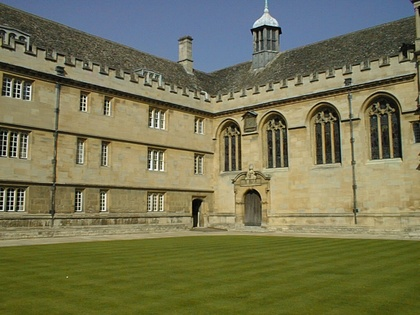
%> input picture hw2/images/1_001.jpg, 420 x 315 px, shrunk from 1024 x 768 before the run
$ octave --eval "result = findVPs(imread('images/1_001.jpg'));"   (GNU Octave 9; MATLAB toolbox functions it lacks are replaced by stand-ins)
%> lines starting %> are read from the running program, lines starting %| are printed output that depends on the picture; in (x1, y1, x2, y2) boxes, pixels count from 0 and x2, y2 are one past the last pixel; in counts of white or black regions, pixels touching at a corner belong together; the program's own positions count from 1
### hw2/APPgetLargeConnectedEdges.m
function lines = APPgetLargeConnectedEdges(grayIm, minLen)
% lines = APPgetLargeConnectedEdges(grayIm, minLen)
%
% Uses the method of Video Compass [Kosecka, et al 2002] to get long,
% straight edges.
%
% Input:
%   grayIm: grayscale image to be analyzed
%   minLen: minimum length in pixels for edge (suggested 0.025*diagonal)
% Output:
%   lines: parameters for long, straight lines
%          (nlines, [x1 x2 y1 y2 theta r])
%
% To display result:
%   figure(1), hold off, imshow(grayIm)
%   figure(1), hold on, plot(lines(:, [1 2])', lines(:, [3 4])')
%
% Copyright(C) Derek Hoiem, Carnegie Mellon University, 2007

[dX, dY] = gradient(conv2(double(grayIm), fspecial('gaussian', 7, 1.5), 'same'));

im_canny = edge(grayIm, 'canny');
% remove border edges
im_canny([1 2 end-1 end], :) = 0;
im_canny(:, [1 2 end-1 end]) = 0;
height = size(im_canny, 1);

ind = find(im_canny > 0);

num_dir = 8;

dX_ind = dX(ind);
dY_ind = dY(ind);
a_ind = atan(dY_ind ./ (dX_ind+1E-10));

% a_ind ranges from 1 to num_dir with bin centered around pi/2
a_ind = ceil(mod(a_ind/pi*num_dir-0.5, num_dir));
%[g, gn] = grp2idx(a_ind);

% get the indices of edges in each direction
for i = 1:num_dir
    direction(i).ind = ind(find(a_ind==i));
end


% remove edges that are too small and give all edges that have the same
% direction a unique id
% edges(height, width, [angle id])
lines = zeros(2000, 6);

used = zeros(size(im_canny));

line_count = 0;
for k = 1:num_dir

    num_ind = 0;
    for m = (k-1):k+1
        num_ind = num_ind + sum(~used(direction(mod(m-1, num_dir)+1).ind));
    end

    ind = zeros(num_ind, 1);
    dir_im = zeros(size(im_canny));

    count = 0;
    for m = (k-1):k+1
        m2 = mod(m-1, num_dir)+1;
        tind = direction(m2).ind(~used(direction(m2).ind));
        tmpcount = length(tind);
        ind(count+1:count+tmpcount) = tind;
        count = count + tmpcount;
    end
    dir_im(ind) = 1;

    [tmpL, num_edges] = bwlabel(dir_im, 8);

    % get the number of pixels in each edge
    edge_size = zeros(num_edges, 1);
    edges = repmat(struct('ind', zeros(200, 1)), num_edges, 1);
    for i = 1:length(ind)
        id = tmpL(ind(i));
        edge_size(id) = edge_size(id) + 1;
        edges(id).ind(edge_size(id)) = ind(i);
    end
    for i = 1:num_edges
        edges(i).ind = edges(i).ind(1:edge_size(i));
    end

    % get the endpoints of the long edges and an image of the long edges
    for id = 1:num_edges
        if edge_size(id) > minLen

            x = mod(edges(id).ind-1, height)+1;
            y = floor((edges(id).ind-1) / height)+1;

            mean_x = mean(x);
            mean_y = mean(y);
            zmx = (x-mean_x);
            zmy = (y-mean_y);
            D = [sum(zmx.^2) sum(zmx.*zmy); sum(zmx.*zmy) sum(zmy.^2)];
            [v, lambda] = eig(D);
            theta = atan2(v(2, 2) , v(1, 2));
            if lambda(1,1)>0
                conf = lambda(2,2)/lambda(1,1);
            else
                conf = 100000;
            end

            if conf >= 400
                line_count = line_count+1;

                used(edges(id).ind) = 1;

                %disp(num2str([lambda(1,1) lambda(2,2)]))
                r = sqrt((max(x)-min(x))^2 + (max(y)-min(y))^2);
                x1 = mean_x - cos(theta)*r/2;
                x2 = mean_x + cos(theta)*r/2;
                y1 = mean_y - sin(theta)*r/2;
                y2 = mean_y + sin(theta)*r/2;

                theta = theta - pi / 2;
                r = mean_x*cos(theta)+mean_y*sin(theta);

                lines(line_count, 1:6) = [x1 x2 y1 y2 theta r];

            end
        end
    end

end


lines = lines(1:line_count, :);

### hw2/findVPs.m
function [ vps ] = findVPs( im )
% findVPs: finds 3 vanishing points assuming 3 orthogonal directions

% based on the work of:
% Bo Li, Kun Peng, Xianghua Ying, Hongbin Zha.
% Simultaneous Vanishing Point Detection and Camera Calibration from Single Images. ISVC 2010

f = rgb2gray(im);
line = APPgetLargeConnectedEdges(f, 40);

point = zeros((size(line,1) - 1)*size(line,1)/2,2);
count = 0;
for i = 1:size(line,1)
    for j = i + 1:size(line,1)
        theta1 = line(i,5);
        theta2 = line(j,5);
        rho1 = line(i,6);
        rho2 = line(j,6);
        x = (rho1 * cos(theta2) - rho2 * cos(theta1)) / ...
            sin(theta1 - theta2);
        y = (rho1 * sin(theta2) - rho2 * sin(theta1)) / ...
            sin(theta2 - theta1);
        count = count + 1;
        point(count,1) = x;
        point(count,2) = y;
    end
end
point = point(1:count,:);
point(:,1) = point(:,1) - size(f,2) / 2;
point(:,2) = point(:,2) - size(f,1) / 2;

radius = sqrt(point(:,1).*point(:,1) + point(:,2).*point(:,2));
point = point(find(radius > norm(size(f))/2),:);
theta = atan2(point(:,2),point(:,1));
T = -pi:0.01:pi;

theta_bin = histc(theta,T);
%figure,bar(theta_bin)
tb = theta_bin;

nhood =  60;
dec = 1;
[~, ix1] = max(theta_bin);
theta_bin(max(ix1-nhood,1):min(ix1+nhood,length(T))) = 0;
if ix1 + nhood > length(T)
    theta_bin(1:mod(ix1 + nhood,length(T))) = 0;
elseif ix1 - nhood < 1
    theta_bin(mod(ix1 - nhood - 1,length(T)):length(T)) = 0;
end

temp = ix1;
ix1 = mod(ix1 + round(length(T)/2),length(T));
theta_bin(max(ix1-nhood,1):min(ix1+nhood,length(T))) = dec*theta_bin(max(ix1-nhood,1):min(ix1+nhood,length(T)));
if ix1 + nhood > length(T)
    theta_bin(1:mod(ix1 + nhood,length(T))) = dec*theta_bin(1:mod(ix1 + nhood,length(T)));
elseif ix1 - nhood < 1
    theta_bin(mod(ix1 - nhood - 1,length(T)):length(T)) = dec*theta_bin(mod(ix1 - nhood - 1,length(T)):length(T));
end
ix1 = temp;


[~, ix2] = max(theta_bin);
theta_bin(max(ix2-nhood,1):min(ix2+nhood,length(T))) = 0;
if ix2 + nhood > length(T)
    theta_bin(1:mod(ix2 + nhood,length(T))) = 0;
elseif ix2 - nhood < 1
    theta_bin(mod(ix2 - nhood - 1,length(T)):length(T)) = 0;
end

temp = ix2;
ix2 = mod(ix2 + round(length(T)/2),length(T));
theta_bin(max(ix2-nhood,1):min(ix2+nhood,length(T))) = dec*theta_bin(max(ix2-nhood,1):min(ix2+nhood,length(T)));
if ix2 + nhood > length(T)
    theta_bin(1:mod(ix2 + nhood,length(T))) = dec*theta_bin(1:mod(ix2 + nhood,length(T)));
elseif ix2 - nhood < 1
    theta_bin(mod(ix2 - nhood - 1,length(T)):length(T)) = dec*theta_bin(mod(ix2 - nhood - 1,length(T)):length(T));
end
ix2 = temp;


[~, ix3] = max(theta_bin);
theta_bin(max(ix3-nhood,1):min(ix3+nhood,length(T))) = 0;
if ix3 + nhood > length(T)
    theta_bin(1:mod(ix3 + nhood,length(T))) = 0;
elseif ix3 - nhood < 1
    theta_bin(mod(ix3 - nhood - 1,length(T)):length(T)) = 0;
end

temp = ix3;
ix3 = mod(ix3 + round(length(T)/2),length(T));
theta_bin(max(ix3-nhood,1):min(ix3+nhood,length(T))) = dec*theta_bin(max(ix3-nhood,1):min(ix3+nhood,length(T)));
if ix3 + nhood > length(T)
    theta_bin(1:mod(ix3 + nhood,length(T))) = dec*theta_bin(1:mod(ix3 + nhood,length(T)));
elseif ix3 - nhood < 1
    theta_bin(mod(ix3 - nhood - 1,length(T)):length(T)) = dec*theta_bin(mod(ix3 - nhood - 1,length(T)):length(T));
end
ix3 = temp;


% plot(ix1,1,'s');plot(ix2,1,'s');plot(ix3,1,'s');
c1 = cos(T(ix1));
c2 = cos(T(ix2));
c3 = cos(T(ix3));
s1 = sin(T(ix1));
s2 = sin(T(ix2));
s3 = sin(T(ix3));


n1 = [c1;s1];
n2 = [c2;s2];
n3 = [c3;s3];
proj = repmat(point*n1,1,2).*repmat(n1',size(point,1),1);
temp = point - proj;
dist = sqrt(temp(:,1).*temp(:,1) + temp(:,2).*temp(:,2));
len = sqrt(point(:,1).*point(:,1) + point(:,2).*point(:,2));
ratio = dist./ len;
threshold = 0.26;
proj = proj(find(ratio < threshold),:);
proj = proj(find(proj(:,1)*n1(1) > 0),:);
proj1 = proj;

proj = repmat(point*n2,1,2).*repmat(n2',size(point,1),1);
temp = point - proj;
dist = sqrt(temp(:,1).*temp(:,1) + temp(:,2).*temp(:,2));
len = sqrt(point(:,1).*point(:,1) + point(:,2).*point(:,2));
ratio = dist./ len;
threshold = 0.26;
proj = proj(find(ratio < threshold),:);
proj = proj(find(proj(:,1)*n2(1) > 0),:);
temp = proj*n2;
proj2 = proj;

proj = repmat(point*n3,1,2).*repmat(n3',size(point,1),1);
temp = point - proj;
dist = sqrt(temp(:,1).*temp(:,1) + temp(:,2).*temp(:,2));
len = sqrt(point(:,1).*point(:,1) + point(:,2).*point(:,2));
ratio = dist./ len;
threshold = 0.26;
proj = proj(find(ratio < threshold),:);
proj = proj(find(proj(:,1)*n3(1) > 0),:);
temp = proj*n3;
proj3 = proj;

dist1 = sqrt(proj1(:,1).*proj1(:,1) + proj1(:,2).*proj1(:,2));
dist2 = sqrt(proj2(:,1).*proj2(:,1) + proj2(:,2).*proj2(:,2));
dist3 = sqrt(proj3(:,1).*proj3(:,1) + proj3(:,2).*proj3(:,2));

d1 = sqrt(abs((-c2*c3-s2*s3)/(-c1*c2-s1*s2)/(-c1*c3-s1*s3)));
d2 = sqrt(abs((-c1*c3-s1*s3)/(-c2*c1-s2*s1)/(-c2*c3-s2*s3)));
d3 = sqrt(abs((-c1*c2-s1*s2)/(-c1*c3-s1*s3)/(-c2*c3-s2*s3)));

foc1 = dist1 ./ d1;
foc2 = dist2 ./ d2;
foc3 = dist3 ./ d3;
F = 0.7*norm(size(f)):1:4*norm(size(f));
foc_bin1 = histc(foc1,F);
foc_bin2 = histc(foc2,F);
foc_bin3 = histc(foc3,F);
w1 = 1;w2 = 1;w3 = 1;
foc_bin = w1.*foc_bin1 + w2.*foc_bin2 + w3.*foc_bin3;
fb1 = foc_bin;
foc_bin = imfilter(foc_bin,ones(30,1)/30);
[~,foc_ix] = max(foc_bin);
foc = F(foc_ix);

vanishing = [foc*d1*n1'; foc*d2*n2'; foc*d3*n3'];


v1 = [(vanishing(1,1)+size(f,2)/2), (vanishing(1,2)+size(f,1)/2), 1];
v2 = [(vanishing(2,1)+size(f,2)/2), (vanishing(2,2)+size(f,1)/2), 1];
v3 = [(vanishing(3,1)+size(f,2)/2), (vanishing(3,2)+size(f,1)/2), 1];
vps = [v1; v2; v3];

end
%> in findVPs, `f = rgb2gray(im);`:
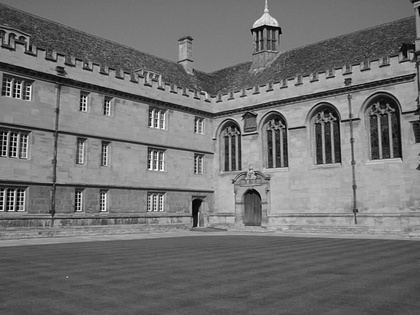
%> f: size 315x420 uint8; min 0, max 254, mean 113.1
%> in APPgetLargeConnectedEdges, `[dX, dY] = gradient(conv2(double(grayIm), fspecial('gaussian', 7, 1.5)..`:
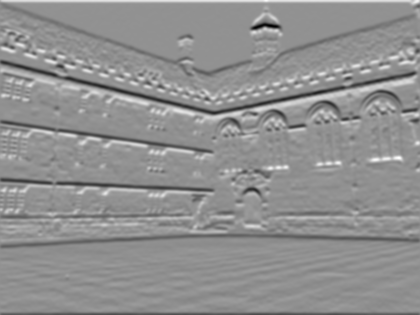
%> dY: size 315x420 double; min -43.76, max 33.26, mean 0; drawn with min black and max white
%> in APPgetLargeConnectedEdges, `im_canny(:, [1 2 end-1 end]) = 0;`:
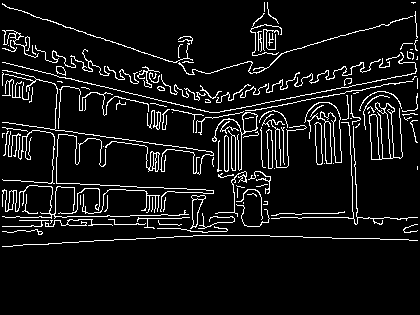
%> im_canny: size 315x420 logical; 7.9% white in thin lines or dots, all inside (x1, y1, x2, y2) = (2, 2, 418, 247)
%> in APPgetLargeConnectedEdges, `ind = find(im_canny > 0);`: ind = 10435 values from 634 to 131596
%> after the loop in APPgetLargeConnectedEdges, `for i = 1:num_dir`: direction = 8 items
%> the loop in APPgetLargeConnectedEdges, `for k = 1:num_dir` made 8 passes
%> num_edges on passes 1 to 8: 481, 591, 451, 404, 456, 512, 495, 384
%> pass 1, in APPgetLargeConnectedEdges, `[tmpL, num_edges] = bwlabel(dir_im, 8);`:
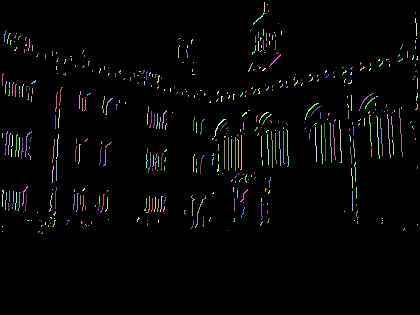
%> tmpL: size 315x420 double; 482 distinct labels, from 0 to 481; one colour per label, 0 black
%> pass 3, in APPgetLargeConnectedEdges, `[tmpL, num_edges] = bwlabel(dir_im, 8);`:
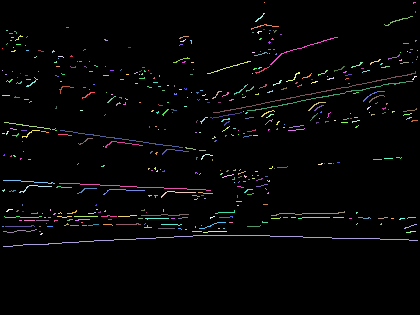
%> tmpL: size 315x420 double; 452 distinct labels, from 0 to 451; one colour per label, 0 black
%> after the loop in APPgetLargeConnectedEdges, `for k = 1:num_dir`:
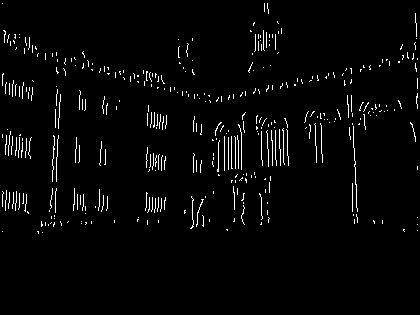
%> dir_im: size 315x420 double; values 0 (black) and 1 (white), 2.8% white in thin lines or dots, all inside (x1, y1, x2, y2) = (2, 3, 418, 234)
%> after the loop in APPgetLargeConnectedEdges, `for k = 1:num_dir`:
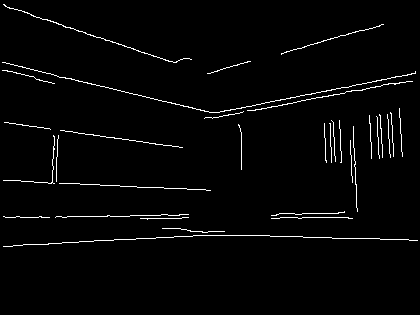
%> used: size 315x420 double; values 0 (black) and 1 (white), 2.3% white in thin lines or dots, all inside (x1, y1, x2, y2) = (2, 4, 418, 247)
%> after the loop in APPgetLargeConnectedEdges, `for k = 1:num_dir`: D = [53256.6 2586.5; 2586.5 135.1]; conf = 5648.5; edge_size = 384 values, max 88 at index 336, min 1 at index 1, mean 9.49; edges = 384 items; ind = 3646 values, max 131586 at index 745, min 634 at index 1, mean 59365.4; lambda = [9.45 0; 0 53382.3]; line_count = 36; lines = 2000 rows, first 8: [162.5 123.5 332.1 330.6 -4.67 325.6; 163.5 121.5 342.1 340.1 -4.66 333.9; 159 117 379.6 377.5 -4.66 371.2; 158 115 390.7 388.1 -4.65 380.8; 157 109 402.8 399.9 -4.65 392.4; 37.13 25.4 339 384 0.254 121.3; 180.6 183.8 4.43 55.42 -0.0641 179.9; 242.7 236.4 3.56 417.7 0.0152 242.7]; mean_x = 169.6; mean_y = 355.7; r = 347; theta = -4.66; v = [0.0485 -0.999; -0.999 -0.0485]; x = 88 values, max 212 at index 88, min 127 at index 71, mean 169.6; x1 = 212.1; x2 = 127.1; y = 88 values, max 358 at index 23, min 354 at index 1, mean 355.7; y1 = 357.7; y2 = 353.6; zmx = 88 values, max 42.38 at index 88, min -42.62 at index 71, mean 0; zmy = 88 values, max 2.32 at index 23, min -1.68 at index 1, mean -5.17e-15
%> in APPgetLargeConnectedEdges, `lines = lines(1:line_count, :);`: lines = 36 rows, first 8: [162.5 123.5 332.1 330.6 -4.67 325.6; 163.5 121.5 342.1 340.1 -4.66 333.9; 159 117 379.6 377.5 -4.66 371.2; 158 115 390.7 388.1 -4.65 380.8; 157 109 402.8 399.9 -4.65 392.4; 37.13 25.4 339 384 0.254 121.3; 180.6 183.8 4.43 55.42 -0.0641 179.9; 242.7 236.4 3.56 417.7 0.0152 242.7]
%> in findVPs, `line = APPgetLargeConnectedEdges(f, 40);`: line has the same summary as lines in APPgetLargeConnectedEdges
%> after the loop in findVPs, `for i = 1:size(line,1)`: count = 630; point = 630 rows, first 12: [292.2 -878.7; 172.9 -3987.1; 220.1 -2755.6; 215 -2889.5; 327.4 40.13; 333.6 201.7; 335 237.6; 332.4 170.1; 333.4 196.4; 332.4 169.2; 334 212.4; 327.4 38.78]
%> in findVPs, `radius = sqrt(point(:,1).*point(:,1) + point(:,2).*point(:,2));`: radius = 630 values, max 465720.6 at index 157, min 32.02 at index 329, mean 1985.3
%> in findVPs, `point = point(find(radius > norm(size(f))/2),:);`: point = 257 rows, first 12: [82.16 -1036.2; -37.11 -4144.6; 10.14 -2913.1; 5 -3047; 159.5 978.7; 61.05 -1586.4; 20.04 -2655.1; 46.67 -1961; 15.49 -2773.7; -2.72 -3248.3; -9.42 -3423; -2307.6 -63317.1]
%> in findVPs, `theta = atan2(point(:,2),point(:,1));`: theta = 257 values, max 3.12 at index 103, min -3.11 at index 132, mean 0.431
%> in findVPs, `theta_bin = histc(theta,T);`: theta_bin = 629 values, max 30 at index 157, min 0 at index 1, mean 0.409
%> in findVPs, `tb = theta_bin;`: tb has the same summary as theta_bin
%> in findVPs, `[~, ix1] = max(theta_bin);`: ix1 = 157
%> in findVPs, `ix1 = mod(ix1 + round(length(T)/2),length(T));`: ix1 = 472
%> in findVPs, `ix1 = temp;`: ix1 = 157
%> in findVPs, `[~, ix2] = max(theta_bin);`: ix2 = 328
%> in findVPs, `ix2 = mod(ix2 + round(length(T)/2),length(T));`: ix2 = 14
%> in findVPs, `ix2 = temp;`: ix2 = 328
%> in findVPs, `[~, ix3] = max(theta_bin);`: ix3 = 617
%> in findVPs, `ix3 = mod(ix3 + round(length(T)/2),length(T));`: ix3 = 303
%> in findVPs, `ix3 = temp;`: ix3 = 617
%> in findVPs, `c1 = cos(T(ix1));`: c1 = -0.0108
%> in findVPs, `c2 = cos(T(ix2));`: c2 = 0.992
%> in findVPs, `c3 = cos(T(ix3));`: c3 = -0.992
%> in findVPs, `s1 = sin(T(ix1));`: s1 = -1
%> in findVPs, `s2 = sin(T(ix2));`: s2 = 0.128
%> in findVPs, `s3 = sin(T(ix3));`: s3 = 0.123
%> in findVPs, `n1 = [c1;s1];`: n1 = [-0.0108; -1]
%> in findVPs, `n2 = [c2;s2];`: n2 = [0.992; 0.128]
%> in findVPs, `n3 = [c3;s3];`: n3 = [-0.992; 0.123]
%> in findVPs, `proj = repmat(point*n1,1,2).*repmat(n1',size(point,1),1);`: proj = 257 rows, first 12: [-11.18 -1035.2; -44.75 -4144.5; -31.45 -2912.6; -32.89 -3046.6; 10.58 980.3; -17.12 -1585.6; -28.66 -2654.5; -21.16 -1960.3; -29.94 -2773.2; -35.07 -3247.9; -36.95 -3422.7; -683.8 -63334.6]
%> in findVPs, `temp = point - proj;`: temp = 257 rows, first 12: [93.34 -1.01; 7.64 -0.0824; 41.59 -0.449; 37.9 -0.409; 148.9 -1.61; 78.17 -0.844; 48.7 -0.526; 67.84 -0.732; 45.43 -0.491; 32.35 -0.349; 27.53 -0.297; -1623.8 17.53]
%> in findVPs, `dist = sqrt(temp(:,1).*temp(:,1) + temp(:,2).*temp(:,2));`: dist = 257 values, max 23833.5 at index 51, min 0.47 at index 53, mean 625.1
%> in findVPs, `len = sqrt(point(:,1).*point(:,1) + point(:,2).*point(:,2));`: len = 257 values, max 465720.6 at index 51, min 264.1 at index 79, mean 4639.5
%> in findVPs, `ratio = dist./ len;`: ratio = 257 values, max 1 at index 102, min 0.000124 at index 53, mean 0.607
%> in findVPs, `proj = proj(find(ratio < threshold),:);`: proj = 102 rows, first 12: [-11.18 -1035.2; -44.75 -4144.5; -31.45 -2912.6; -32.89 -3046.6; 10.58 980.3; -17.12 -1585.6; -28.66 -2654.5; -21.16 -1960.3; -29.94 -2773.2; -35.07 -3247.9; -36.95 -3422.7; -683.8 -63334.6]
%> in findVPs, `proj = proj(find(proj(:,1)*n1(1) > 0),:);`: proj = 88 rows, first 12: [-11.18 -1035.2; -44.75 -4144.5; -31.45 -2912.6; -32.89 -3046.6; -17.12 -1585.6; -28.66 -2654.5; -21.16 -1960.3; -29.94 -2773.2; -35.07 -3247.9; -36.95 -3422.7; -683.8 -63334.6; -24.51 -2270.2]
%> in findVPs, `proj1 = proj;`: proj1 has the same summary as proj
%> in findVPs, `proj = repmat(point*n2,1,2).*repmat(n2',size(point,1),1);`: proj = 257 rows, first 12: [-50.78 -6.56; -562.9 -72.68; -360 -46.48; -382 -49.33; 281.2 36.3; -141.4 -18.26; -317.5 -40.99; -203.1 -26.23; -337 -43.52; -415.2 -53.61; -444 -57.33; -10311.1 -1331.3]
%> in findVPs, `temp = point - proj;`: temp = 257 rows, first 12: [132.9 -1029.6; 525.8 -4071.9; 370.1 -2866.6; 387.1 -2997.7; -121.7 942.4; 202.5 -1568.2; 337.5 -2614.1; 249.8 -1934.8; 352.5 -2730.2; 412.5 -3194.7; 434.6 -3365.6; 8003.5 -61985.7]
%> in findVPs, `dist = sqrt(temp(:,1).*temp(:,1) + temp(:,2).*temp(:,2));`: dist = 257 values, max 457304.3 at index 51, min 0.00504 at index 140, mean 4174.4
%> in findVPs, `ratio = dist./ len;`: ratio = 257 values, max 1 at index 237, min 1.09e-05 at index 140, mean 0.475
%> in findVPs, `proj = proj(find(ratio < threshold),:);`: proj = 144 rows, first 12: [-371.7 -47.99; -666.4 -86.04; -382.6 -49.41; -579.8 -74.87; -659.7 -85.18; -597.6 -77.16; -542.5 -70.04; -566.6 -73.16; -586.3 -75.7; -454 -58.62; -560.2 -72.34; -475.8 -61.44]
%> in findVPs, `proj = proj(find(proj(:,1)*n2(1) > 0),:);`: proj = 74 rows, first 12: [576 74.37; 516.2 66.65; 543.2 70.14; 261.2 33.73; 460.9 59.51; 317 40.94; 470.3 60.73; 417.7 53.94; 286.9 37.05; 304.2 39.28; 366 47.26; 546.3 70.54]
%> in findVPs, `temp = proj*n2;`: temp = 74 values, max 8130.3 at index 19, min 263.4 at index 4, mean 598.9
%> in findVPs, `proj2 = proj;`: proj2 has the same summary as proj
%> in findVPs, `proj = repmat(point*n3,1,2).*repmat(n3',size(point,1),1);`: proj = 257 rows, first 12: [207.3 -25.66; 468.8 -58.05; 365.2 -45.22; 376.5 -46.61; 37.72 -4.67; 253.6 -31.4; 343.5 -42.53; 285.1 -35.3; 353.5 -43.77; 393.4 -48.71; 408.1 -50.53; 5448.3 -674.6]
%> in findVPs, `temp = point - proj;`: temp = 257 rows, first 12: [-125.1 -1010.5; -506 -4086.5; -355.1 -2867.8; -371.5 -3000.4; 121.8 983.4; -192.5 -1555.1; -323.5 -2612.5; -238.4 -1925.7; -338 -2730; -396.1 -3199.6; -417.5 -3372.4; -7755.9 -62642.5]
%> in findVPs, `dist = sqrt(temp(:,1).*temp(:,1) + temp(:,2).*temp(:,2));`: dist = 257 values, max 464849 at index 51, min 0.101 at index 170, mean 4222.2
%> in findVPs, `ratio = dist./ len;`: ratio = 257 values, max 1 at index 243, min 0.00017 at index 170, mean 0.488
%> in findVPs, `proj = proj(find(ratio < threshold),:);`: proj = 129 rows, first 12: [-375.2 46.45; -690.3 85.47; -386.9 47.9; -597.7 74.01; -713.9 88.39; -683.2 84.59; -616.7 76.36; -557.8 69.06; -583.6 72.26; -604.6 74.86; -463.2 57.35; -576.8 71.41]
%> in findVPs, `proj = proj(find(proj(:,1)*n3(1) > 0),:);`: proj = 77 rows, first 12: [-375.2 46.45; -690.3 85.47; -386.9 47.9; -597.7 74.01; -713.9 88.39; -683.2 84.59; -616.7 76.36; -557.8 69.06; -583.6 72.26; -604.6 74.86; -463.2 57.35; -576.8 71.41]
%> in findVPs, `temp = proj*n3;`: temp = 77 values, max 17108.3 at index 25, min 294.6 at index 16, mean 929.7
%> in findVPs, `proj3 = proj;`: proj3 has the same summary as proj
%> in findVPs, `dist1 = sqrt(proj1(:,1).*proj1(:,1) + proj1(:,2).*proj1(:,2));`: dist1 = 88 values, max 63338.3 at index 11, min 527.3 at index 50, mean 5319.1
%> in findVPs, `dist2 = sqrt(proj2(:,1).*proj2(:,1) + proj2(:,2).*proj2(:,2));`: dist2 = 74 values, max 8130.3 at index 19, min 263.4 at index 4, mean 598.9
%> in findVPs, `dist3 = sqrt(proj3(:,1).*proj3(:,1) + proj3(:,2).*proj3(:,2));`: dist3 has the same summary as temp
%> in findVPs, `d1 = sqrt(abs((-c2*c3-s2*s3)/(-c1*c2-s1*s2)/(-c1*c3-s1*s3)));`: d1 = 7.89
%> in findVPs, `d2 = sqrt(abs((-c1*c3-s1*s3)/(-c2*c1-s2*s1)/(-c2*c3-s2*s3)));`: d2 = 0.914
%> in findVPs, `d3 = sqrt(abs((-c1*c2-s1*s2)/(-c1*c3-s1*s3)/(-c2*c3-s2*s3)));`: d3 = 1.13
%> in findVPs, `foc1 = dist1 ./ d1;`: foc1 = 88 values, max 8028.6 at index 11, min 66.85 at index 50, mean 674.2
%> in findVPs, `foc2 = dist2 ./ d2;`: foc2 = 74 values, max 8899.7 at index 19, min 288.3 at index 4, mean 655.5
%> in findVPs, `foc3 = dist3 ./ d3;`: foc3 = 77 values, max 15137.1 at index 25, min 260.6 at index 16, mean 822.6
%> in findVPs, `foc_bin1 = histc(foc1,F);`: foc_bin1 = 1733 values, max 2 at index 32, min 0 at index 1, mean 0.0358
%> in findVPs, `foc_bin2 = histc(foc2,F);`: foc_bin2 = 1733 values, max 2 at index 37, min 0 at index 1, mean 0.0364
%> in findVPs, `foc_bin3 = histc(foc3,F);`: foc_bin3 = 1733 values, max 2 at index 76, min 0 at index 1, mean 0.0317
%> in findVPs, `foc_bin = w1.*foc_bin1 + w2.*foc_bin2 + w3.*foc_bin3;`: foc_bin = 1733 values, max 4 at index 37, min 0 at index 1, mean 0.104
%> in findVPs, `fb1 = foc_bin;`: fb1 has the same summary as foc_bin
%> in findVPs, `[~,foc_ix] = max(foc_bin);`: foc_ix = 77
%> in findVPs, `foc = F(foc_ix);`: foc = 443.5
%> in findVPs, `vanishing = [foc*d1*n1'; foc*d2*n2'; foc*d3*n3'];`: vanishing = [-37.77 -3498.6; 401.8 51.88; -497.5 61.59]
%> in findVPs, `v1 = [(vanishing(1,1)+size(f,2)/2), (vanishing(1,2)+size(f,1)/2), 1];`: v1 = [172.2 -3341.1 1]
%> in findVPs, `v2 = [(vanishing(2,1)+size(f,2)/2), (vanishing(2,2)+size(f,1)/2), 1];`: v2 = [611.8 209.4 1]
%> in findVPs, `v3 = [(vanishing(3,1)+size(f,2)/2), (vanishing(3,2)+size(f,1)/2), 1];`: v3 = [-287.5 219.1 1]
%> in findVPs, `vps = [v1; v2; v3];`: vps = [172.2 -3341.1 1; 611.8 209.4 1; -287.5 219.1 1]
